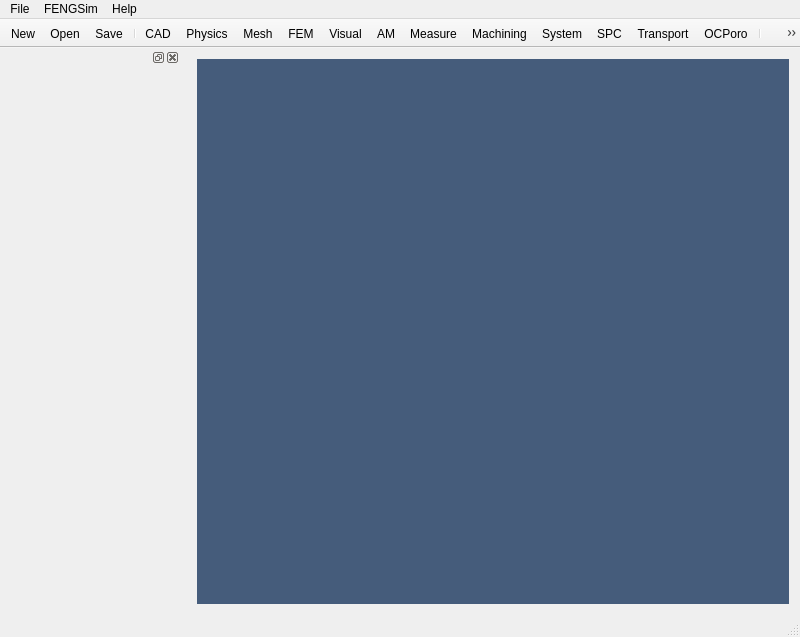
<?xml version="1.0" encoding="UTF-8"?>
<ui version="4.0">
 <class>MainWindow</class>
 <widget class="QMainWindow" name="MainWindow">
  <property name="geometry">
   <rect>
    <x>0</x>
    <y>0</y>
    <width>800</width>
    <height>637</height>
   </rect>
  </property>
  <property name="minimumSize">
   <size>
    <width>800</width>
    <height>637</height>
   </size>
  </property>
  <property name="font">
   <font>
    <pointsize>10</pointsize>
   </font>
  </property>
  <property name="windowTitle">
   <string>FENGSim</string>
  </property>
  <property name="windowIcon">
   <iconset resource="MainWindow.qrc">
    <normaloff>:/main_wind/figure/main_wind/Fengsim_logo_about.png</normaloff>:/main_wind/figure/main_wind/Fengsim_logo_about.png</iconset>
  </property>
  <property name="windowOpacity">
   <double>1.000000000000000</double>
  </property>
  <property name="styleSheet">
   <string notr="true">QWindow {height: 600; width: 800;}</string>
  </property>
  <widget class="OCCWidget" name="centralWidget">
   <property name="styleSheet">
    <string notr="true">margin: 0px;</string>
   </property>
   <layout class="QVBoxLayout" name="verticalLayout">
    <item>
     <widget class="QMdiArea" name="mdiArea">
      <property name="enabled">
       <bool>false</bool>
      </property>
      <property name="autoFillBackground">
       <bool>false</bool>
      </property>
      <property name="styleSheet">
       <string notr="true">margin: 0px; padding: 0px; background-color: rgb(69, 92, 123);</string>
      </property>
      <property name="lineWidth">
       <number>0</number>
      </property>
      <property name="background">
       <brush brushstyle="SolidPattern">
        <color alpha="255">
         <red>69</red>
         <green>92</green>
         <blue>123</blue>
        </color>
       </brush>
      </property>
     </widget>
    </item>
   </layout>
  </widget>
  <widget class="QMenuBar" name="menuBar">
   <property name="geometry">
    <rect>
     <x>0</x>
     <y>0</y>
     <width>800</width>
     <height>22</height>
    </rect>
   </property>
   <property name="sizePolicy">
    <sizepolicy hsizetype="Preferred" vsizetype="Preferred">
     <horstretch>0</horstretch>
     <verstretch>0</verstretch>
    </sizepolicy>
   </property>
   <property name="focusPolicy">
    <enum>Qt::NoFocus</enum>
   </property>
   <property name="autoFillBackground">
    <bool>true</bool>
   </property>
   <widget class="QMenu" name="menuFile">
    <property name="title">
     <string>File</string>
    </property>
    <addaction name="actionNew"/>
    <addaction name="actionOpen"/>
    <addaction name="actionSave"/>
   </widget>
   <widget class="QMenu" name="menuFENGSim">
    <property name="title">
     <string>FENGSim</string>
    </property>
    <widget class="QMenu" name="menuView">
     <property name="font">
      <font>
       <pointsize>10</pointsize>
      </font>
     </property>
     <property name="title">
      <string>View</string>
     </property>
     <property name="icon">
      <iconset resource="MainWindow.qrc">
       <normaloff>:/main_wind/figure/main_wind/direction.png</normaloff>:/main_wind/figure/main_wind/direction.png</iconset>
     </property>
     <addaction name="actionAxo"/>
     <addaction name="actionFront"/>
     <addaction name="actionBack"/>
     <addaction name="actionLeft"/>
     <addaction name="actionRight"/>
     <addaction name="actionTop"/>
     <addaction name="actionBottom"/>
     <addaction name="actionFit"/>
    </widget>
    <addaction name="actionCAD"/>
    <addaction name="actionPhysics"/>
    <addaction name="actionMesh"/>
    <addaction name="actionSolver"/>
    <addaction name="actionVisual"/>
    <addaction name="menuView"/>
    <addaction name="separator"/>
    <addaction name="actionAdditiveManufacturing"/>
    <addaction name="actionMeasure"/>
    <addaction name="actionMachining"/>
    <addaction name="actionSystem"/>
    <addaction name="actionSPC"/>
   </widget>
   <widget class="QMenu" name="menuAbout">
    <property name="title">
     <string>Help</string>
    </property>
    <addaction name="actionAbout"/>
   </widget>
   <addaction name="menuFile"/>
   <addaction name="menuFENGSim"/>
   <addaction name="menuAbout"/>
  </widget>
  <widget class="QStatusBar" name="statusBar"/>
  <widget class="QToolBar" name="toolBar">
   <property name="enabled">
    <bool>true</bool>
   </property>
   <property name="sizePolicy">
    <sizepolicy hsizetype="Fixed" vsizetype="Fixed">
     <horstretch>0</horstretch>
     <verstretch>0</verstretch>
    </sizepolicy>
   </property>
   <property name="contextMenuPolicy">
    <enum>Qt::DefaultContextMenu</enum>
   </property>
   <property name="windowTitle">
    <string>toolBar_3</string>
   </property>
   <property name="styleSheet">
    <string notr="true"/>
   </property>
   <property name="movable">
    <bool>false</bool>
   </property>
   <property name="allowedAreas">
    <set>Qt::TopToolBarArea</set>
   </property>
   <attribute name="toolBarArea">
    <enum>TopToolBarArea</enum>
   </attribute>
   <attribute name="toolBarBreak">
    <bool>false</bool>
   </attribute>
   <addaction name="actionNew"/>
   <addaction name="actionOpen"/>
   <addaction name="actionSave"/>
   <addaction name="separator"/>
   <addaction name="actionCAD"/>
   <addaction name="actionPhysics"/>
   <addaction name="actionMesh"/>
   <addaction name="actionSolver"/>
   <addaction name="actionVisual"/>
   <addaction name="actionAdditiveManufacturing"/>
   <addaction name="actionMeasure"/>
   <addaction name="actionMachining"/>
   <addaction name="actionSystem"/>
   <addaction name="actionSPC"/>
   <addaction name="actionTransport"/>
   <addaction name="actionOCPoro"/>
   <addaction name="separator"/>
   <addaction name="actionAbout"/>
  </widget>
  <widget class="QDockWidget" name="dockWidget">
   <property name="minimumSize">
    <size>
     <width>180</width>
     <height>420</height>
    </size>
   </property>
   <property name="maximumSize">
    <size>
     <width>180</width>
     <height>420</height>
    </size>
   </property>
   <property name="font">
    <font>
     <pointsize>10</pointsize>
    </font>
   </property>
   <property name="floating">
    <bool>true</bool>
   </property>
   <property name="features">
    <set>QDockWidget::AllDockWidgetFeatures</set>
   </property>
   <property name="allowedAreas">
    <set>Qt::NoDockWidgetArea</set>
   </property>
   <attribute name="dockWidgetArea">
    <number>1</number>
   </attribute>
   <widget class="QWidget" name="dockWidgetContents">
    <property name="styleSheet">
     <string notr="true"/>
    </property>
    <layout class="QVBoxLayout" name="verticalLayout_2">
     <property name="spacing">
      <number>0</number>
     </property>
     <property name="sizeConstraint">
      <enum>QLayout::SetNoConstraint</enum>
     </property>
     <property name="leftMargin">
      <number>0</number>
     </property>
     <property name="topMargin">
      <number>0</number>
     </property>
     <property name="rightMargin">
      <number>0</number>
     </property>
     <property name="bottomMargin">
      <number>0</number>
     </property>
    </layout>
   </widget>
  </widget>
  <action name="actionCAD">
   <property name="checkable">
    <bool>true</bool>
   </property>
   <property name="enabled">
    <bool>true</bool>
   </property>
   <property name="icon">
    <iconset resource="MainWindow.qrc">
     <normaloff>:/main_wind/figure/main_wind/cad.png</normaloff>:/main_wind/figure/main_wind/cad.png</iconset>
   </property>
   <property name="text">
    <string>CAD</string>
   </property>
  </action>
  <action name="actionMesh">
   <property name="checkable">
    <bool>true</bool>
   </property>
   <property name="enabled">
    <bool>true</bool>
   </property>
   <property name="icon">
    <iconset resource="MainWindow.qrc">
     <normaloff>:/main_wind/figure/main_wind/mesh.png</normaloff>:/main_wind/figure/main_wind/mesh.png</iconset>
   </property>
   <property name="text">
    <string>Mesh</string>
   </property>
  </action>
  <action name="actionSolver">
   <property name="checkable">
    <bool>true</bool>
   </property>
   <property name="enabled">
    <bool>true</bool>
   </property>
   <property name="icon">
    <iconset resource="MainWindow.qrc">
     <normaloff>:/main_wind/figure/main_wind/fem.png</normaloff>:/main_wind/figure/main_wind/fem.png</iconset>
   </property>
   <property name="text">
    <string>FEM</string>
   </property>
  </action>
  <action name="actionVisual">
   <property name="checkable">
    <bool>true</bool>
   </property>
   <property name="enabled">
    <bool>true</bool>
   </property>
   <property name="icon">
    <iconset resource="MainWindow.qrc">
     <normaloff>:/main_wind/figure/main_wind/visual.png</normaloff>:/main_wind/figure/main_wind/visual.png</iconset>
   </property>
   <property name="text">
    <string>Visual</string>
   </property>
  </action>
  <action name="actionAbout">
   <property name="icon">
    <iconset resource="MainWindow.qrc">
     <normaloff>:/main_wind/figure/main_wind/Fengsim_logo_about.png</normaloff>:/main_wind/figure/main_wind/Fengsim_logo_about.png</iconset>
   </property>
   <property name="text">
    <string>About</string>
   </property>
  </action>
  <action name="actionSave">
   <property name="icon">
    <iconset resource="MainWindow.qrc">
     <normaloff>:/main_wind/figure/main_wind/save.png</normaloff>:/main_wind/figure/main_wind/save.png</iconset>
   </property>
   <property name="text">
    <string>Save</string>
   </property>
  </action>
  <action name="actionOpen">
   <property name="icon">
    <iconset resource="MainWindow.qrc">
     <normaloff>:/main_wind/figure/main_wind/open.png</normaloff>:/main_wind/figure/main_wind/open.png</iconset>
   </property>
   <property name="text">
    <string>Open</string>
   </property>
  </action>
  <action name="actionSPC">
   <property name="checkable">
    <bool>true</bool>
   </property>
   <property name="enabled">
    <bool>true</bool>
   </property>
   <property name="icon">
    <iconset resource="SPCWindow.qrc">
     <normaloff>:/new/prefix1/figure/spc_wind/spc.png</normaloff>:/new/prefix1/figure/spc_wind/spc.png</iconset>
   </property>
   <property name="text">
    <string>SPC</string>
   </property>
   <property name="toolTip">
    <string>Statistical Process Control</string>
   </property>
  </action>
  <action name="actionAxo">
   <property name="icon">
    <iconset resource="CADWindow.qrc">
     <normaloff>:/cad_wind/figure/cad_wind/axo.png</normaloff>:/cad_wind/figure/cad_wind/axo.png</iconset>
   </property>
   <property name="text">
    <string>Axo</string>
   </property>
   <property name="font">
    <font>
     <pointsize>10</pointsize>
    </font>
   </property>
  </action>
  <action name="actionFront">
   <property name="icon">
    <iconset resource="CADWindow.qrc">
     <normaloff>:/cad_wind/figure/cad_wind/front.png</normaloff>:/cad_wind/figure/cad_wind/front.png</iconset>
   </property>
   <property name="text">
    <string>Front</string>
   </property>
   <property name="font">
    <font>
     <pointsize>10</pointsize>
    </font>
   </property>
  </action>
  <action name="actionBack">
   <property name="icon">
    <iconset resource="CADWindow.qrc">
     <normaloff>:/cad_wind/figure/cad_wind/back.png</normaloff>:/cad_wind/figure/cad_wind/back.png</iconset>
   </property>
   <property name="text">
    <string>Back</string>
   </property>
   <property name="font">
    <font>
     <pointsize>10</pointsize>
    </font>
   </property>
  </action>
  <action name="actionLeft">
   <property name="icon">
    <iconset resource="CADWindow.qrc">
     <normaloff>:/cad_wind/figure/cad_wind/left.png</normaloff>:/cad_wind/figure/cad_wind/left.png</iconset>
   </property>
   <property name="text">
    <string>Left</string>
   </property>
   <property name="font">
    <font>
     <pointsize>10</pointsize>
    </font>
   </property>
  </action>
  <action name="actionRight">
   <property name="icon">
    <iconset resource="CADWindow.qrc">
     <normaloff>:/cad_wind/figure/cad_wind/right.png</normaloff>:/cad_wind/figure/cad_wind/right.png</iconset>
   </property>
   <property name="text">
    <string>Right</string>
   </property>
   <property name="font">
    <font>
     <pointsize>10</pointsize>
    </font>
   </property>
  </action>
  <action name="actionTop">
   <property name="icon">
    <iconset resource="CADWindow.qrc">
     <normaloff>:/cad_wind/figure/cad_wind/top.png</normaloff>:/cad_wind/figure/cad_wind/top.png</iconset>
   </property>
   <property name="text">
    <string>Top</string>
   </property>
   <property name="font">
    <font>
     <pointsize>10</pointsize>
    </font>
   </property>
  </action>
  <action name="actionBottom">
   <property name="icon">
    <iconset resource="CADWindow.qrc">
     <normaloff>:/cad_wind/figure/cad_wind/bottom.png</normaloff>:/cad_wind/figure/cad_wind/bottom.png</iconset>
   </property>
   <property name="text">
    <string>Bottom</string>
   </property>
   <property name="font">
    <font>
     <pointsize>10</pointsize>
    </font>
   </property>
  </action>
  <action name="actionFit">
   <property name="icon">
    <iconset resource="CADWindow.qrc">
     <normaloff>:/cad_wind/figure/cad_wind/fit.png</normaloff>:/cad_wind/figure/cad_wind/fit.png</iconset>
   </property>
   <property name="text">
    <string>Fit</string>
   </property>
   <property name="font">
    <font>
     <pointsize>10</pointsize>
    </font>
   </property>
  </action>
  <action name="actionNew">
   <property name="icon">
    <iconset resource="MainWindow.qrc">
     <normaloff>:/main_wind/figure/main_wind/new.png</normaloff>:/main_wind/figure/main_wind/new.png</iconset>
   </property>
   <property name="text">
    <string>New</string>
   </property>
  </action>
  <action name="actionMeasure">
   <property name="checkable">
    <bool>true</bool>
   </property>
   <property name="enabled">
    <bool>true</bool>
   </property>
   <property name="icon">
    <iconset resource="MeasureWidnow.qrc">
     <normaloff>:/new/measure/figure/measure_wind/measure.png</normaloff>:/new/measure/figure/measure_wind/measure.png</iconset>
   </property>
   <property name="text">
    <string>Measure</string>
   </property>
  </action>
  <action name="actionSystem">
   <property name="checkable">
    <bool>true</bool>
   </property>
   <property name="enabled">
    <bool>true</bool>
   </property>
   <property name="icon">
    <iconset resource="System.qrc">
     <normaloff>:/new/prefix1/figure/system_wind/system.png</normaloff>:/new/prefix1/figure/system_wind/system.png</iconset>
   </property>
   <property name="text">
    <string>System</string>
   </property>
  </action>
  <action name="actionAdditiveManufacturing">
   <property name="checkable">
    <bool>true</bool>
   </property>
   <property name="enabled">
    <bool>true</bool>
   </property>
   <property name="icon">
    <iconset resource="MeshWindow.qrc">
     <normaloff>:/new/prefix1/figure/mesh_wind/am.png</normaloff>:/new/prefix1/figure/mesh_wind/am.png</iconset>
   </property>
   <property name="text">
    <string>AM</string>
   </property>
   <property name="toolTip">
    <string>AM</string>
   </property>
  </action>
  <action name="actionViewRotationH">
   <property name="checkable">
    <bool>true</bool>
   </property>
   <property name="icon">
    <iconset resource="MainWindow.qrc">
     <normaloff>:/main_wind/figure/main_wind/viewrotationh.png</normaloff>:/main_wind/figure/main_wind/viewrotationh.png</iconset>
   </property>
   <property name="text">
    <string>Horizontal</string>
   </property>
   <property name="toolTip">
    <string>ViewRotationH</string>
   </property>
  </action>
  <action name="actionViewRotationV">
   <property name="checkable">
    <bool>true</bool>
   </property>
   <property name="icon">
    <iconset resource="MainWindow.qrc">
     <normaloff>:/main_wind/figure/main_wind/viewrotationv.png</normaloff>:/main_wind/figure/main_wind/viewrotationv.png</iconset>
   </property>
   <property name="text">
    <string> Vertical</string>
   </property>
  </action>
  <action name="actionMachining">
   <property name="checkable">
    <bool>true</bool>
   </property>
   <property name="enabled">
    <bool>true</bool>
   </property>
   <property name="icon">
    <iconset resource="Machining/machining.qrc">
     <normaloff>:/figure/machining/machining.png</normaloff>:/figure/machining/machining.png</iconset>
   </property>
   <property name="text">
    <string>Machining</string>
   </property>
  </action>
  <action name="actionTransport">
   <property name="checkable">
    <bool>true</bool>
   </property>
   <property name="icon">
    <iconset resource="figure/transport_wind/transportwindow.qrc">
     <normaloff>:/new/prefix1/nuclear.png</normaloff>:/new/prefix1/nuclear.png</iconset>
   </property>
   <property name="text">
    <string>Transport</string>
   </property>
  </action>
  <action name="actionPhysics">
   <property name="checkable">
    <bool>true</bool>
   </property>
   <property name="icon">
    <iconset resource="MainWindow.qrc">
     <normaloff>:/main_wind/figure/main_wind/physics.png</normaloff>:/main_wind/figure/main_wind/physics.png</iconset>
   </property>
   <property name="text">
    <string>Physics</string>
   </property>
   <property name="toolTip">
    <string>Physics</string>
   </property>
  </action>
  <action name="actionOCPoro">
   <property name="checkable">
    <bool>true</bool>
   </property>
   <property name="icon">
    <iconset resource="OCPoro.qrc">
     <normaloff>:/figure/ocporo_wind/poro.png</normaloff>:/figure/ocporo_wind/poro.png</iconset>
   </property>
   <property name="text">
    <string>OCPoro</string>
   </property>
  </action>
  <zorder>dockWidget</zorder>
 </widget>
 <layoutdefault spacing="6" margin="11"/>
 <customwidgets>
  <customwidget>
   <class>OCCWidget</class>
   <extends>QWidget</extends>
   <header>CAD/OCCWidget.h</header>
   <container>1</container>
  </customwidget>
 </customwidgets>
 <resources>
  <include location="MeasureWidnow.qrc"/>
  <include location="OCPoro.qrc"/>
  <include location="System.qrc"/>
  <include location="MeshWindow.qrc"/>
  <include location="SPCWindow.qrc"/>
  <include location="Machining/machining.qrc"/>
  <include location="figure/transport_wind/transportwindow.qrc"/>
  <include location="MainWindow.qrc"/>
  <include location="CADWindow.qrc"/>
 </resources>
 <connections/>
</ui>
